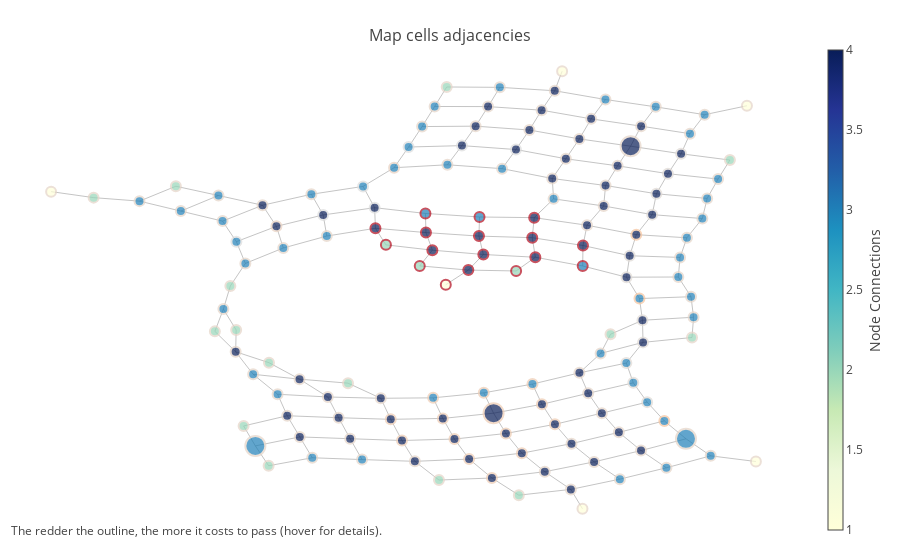

Here is the notebook cell this chart was saved with:
### Markdown cell above
In this (basicly) interactive graph you see cell's transit cost (circle outline) and its adjacencies (1 to 4, obviously). Bigger nodes are customers.

(*Actual graph cells are hidden for the sake of brevity if you want to see how this is made then check out pages' repo [here](https://github.com/aogier/aogier.github.io/blob/source/content/reply-cc-2019.ipynb)*)

### Code cell
py.iplot(fig, filename='networkx')

### Figure 1 — Plotly figure (JSON) as saved in the notebook; plotly's stock layout.template omitted (floating-point values rounded to 4 significant figures; data arrays with more than 128 entries replaced by an {"elided": "..."} marker saying what was removed)
{"data": [{"hoverinfo": "none", "line": {"color": "#888", "width": 0.5}, "mode": "lines", "type": "scatter", "uid": "339de3a3-fe92-40fb-a075-09218eeec78b", "x": {"elided": "711 float values"}, "y": {"elided": "711 float values"}}, {"hoverinfo": "text", "marker": {"color": {"elided": "145 int values"}, "colorbar": {"thickness": 15, "title": {"side": "right", "text": "Node Connections"}, "xanchor": "left"}, "colorscale": "YlGnBu", "line": {"color": {"elided": "145 float values"}, "colorscale": "Reds", "width": 2}, "reversescale": true, "showscale": true, "size": {"elided": "145 int values"}}, "mode": "markers", "text": {"elided": "145 str values"}, "type": "scatter", "uid": "9743684c-7c90-43a1-8406-bb0d5581faf2", "x": {"elided": "145 float values"}, "y": {"elided": "145 float values"}}], "layout": {"annotations": [{"showarrow": false, "text": "The redder the outline, the more it costs to pass (hover for details).", "x": 0.005, "xref": "paper", "y": -0.002, "yref": "paper"}], "autosize": true, "hovermode": "closest", "margin": {"b": 20, "l": 5, "r": 5, "t": 40}, "showlegend": false, "title": {"font": {"size": 16}, "text": "<br>Map cells adjacencies"}, "xaxis": {"autorange": true, "range": [-0.9001, 0.5893], "showgrid": false, "showticklabels": false, "type": "linear", "zeroline": false}, "yaxis": {"autorange": true, "range": [-1.151, 1.136], "showgrid": false, "showticklabels": false, "type": "linear", "zeroline": false}}}
